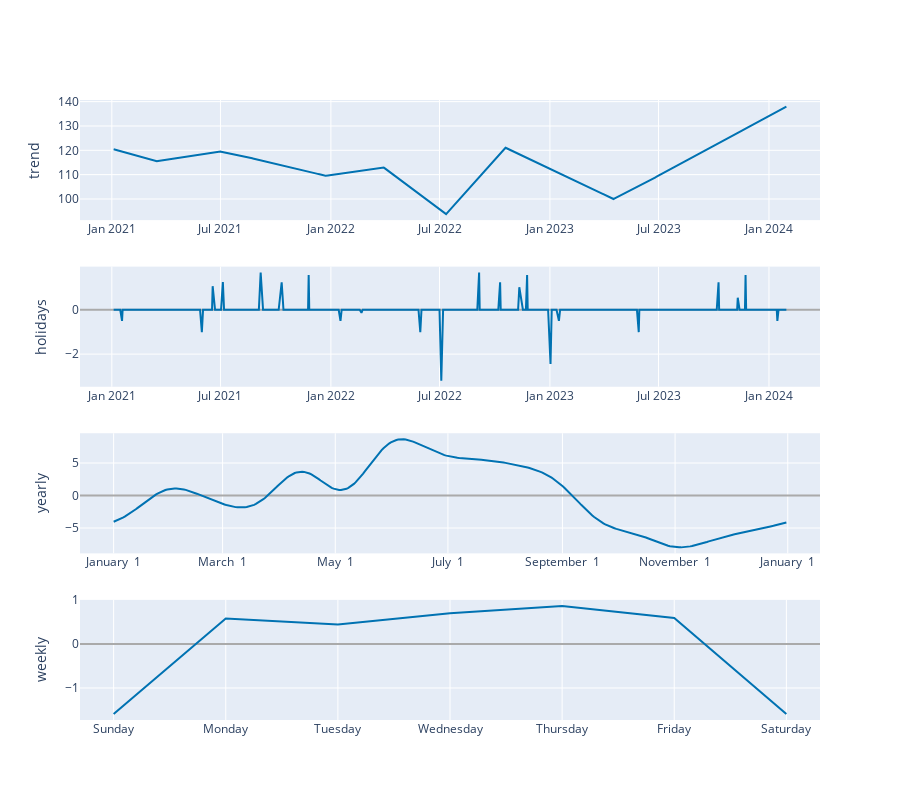

The notebook cell saved with this chart:
### Code cell
plot_components_plotly(m, forecast)

### Figure 1 — Plotly figure (JSON) as saved in the notebook; plotly's stock layout.template omitted (floating-point values rounded to 4 significant figures; data arrays with more than 128 entries replaced by an {"elided": "..."} marker saying what was removed)
{"data": [{"line": {"color": "#0072B2", "width": 2}, "mode": "lines", "name": "trend", "type": "scatter", "x": {"elided": "622 str values"}, "xaxis": "x", "y": {"elided": "622 float values"}, "yaxis": "y"}, {"line": {"color": "rgba(0, 114, 178, 0.2)", "width": 0}, "mode": "lines", "name": "trend_upper", "type": "scatter", "x": {"elided": "622 str values"}, "xaxis": "x", "y": {"elided": "622 float values"}, "yaxis": "y"}, {"fill": "tonexty", "fillcolor": "rgba(0, 114, 178, 0.2)", "line": {"color": "rgba(0, 114, 178, 0.2)", "width": 0}, "mode": "lines", "name": "trend_lower", "type": "scatter", "x": {"elided": "622 str values"}, "xaxis": "x", "y": {"elided": "622 float values"}, "yaxis": "y"}, {"line": {"color": "#0072B2", "width": 2}, "mode": "lines", "name": "holidays", "text": {"elided": "622 str values"}, "type": "scatter", "x": {"elided": "622 str values"}, "xaxis": "x2", "y": {"elided": "622 float values"}, "yaxis": "y2"}, {"line": {"color": "#0072B2", "width": 2}, "mode": "lines", "name": "yearly", "type": "scatter", "x": {"elided": "365 str values"}, "xaxis": "x3", "y": {"elided": "365 float values"}, "yaxis": "y3"}, {"line": {"color": "#0072B2", "width": 2}, "mode": "lines", "name": "weekly", "type": "scatter", "x": ["2017-01-01T00:00:00", "2017-01-02T00:00:00", "2017-01-03T00:00:00", "2017-01-04T00:00:00", "2017-01-05T00:00:00", "2017-01-06T00:00:00", "2017-01-07T00:00:00"], "xaxis": "x4", "y": [-1.59, 0.58, 0.4444, 0.7004, 0.8657, 0.5895, -1.59], "yaxis": "y4"}], "layout": {"height": 800, "showlegend": false, "width": 900, "xaxis": {"anchor": "y", "domain": [0, 1], "range": ["2020-11-08T22:48:00", "2024-03-26T01:12:00"], "type": "date"}, "xaxis2": {"anchor": "y2", "domain": [0, 1], "range": ["2020-11-08T22:48:00", "2024-03-26T01:12:00"], "type": "date"}, "xaxis3": {"anchor": "y3", "domain": [0, 1], "range": ["2016-12-13T18:54:02.958904115", "2018-01-18T11:04:57.863013581"], "tickformat": "%B %e", "type": "date"}, "xaxis4": {"anchor": "y4", "domain": [0, 1], "range": ["2016-12-31T16:48:00", "2017-01-07T07:12:00"], "tickformat": "%A", "type": "date"}, "yaxis": {"anchor": "x", "domain": [0.8063, 1], "rangemode": "normal", "title": {"text": "trend"}, "zerolinecolor": "#AAA"}, "yaxis2": {"anchor": "x2", "domain": [0.5375, 0.7312], "rangemode": "tozero", "title": {"text": "holidays"}, "zerolinecolor": "#AAA"}, "yaxis3": {"anchor": "x3", "domain": [0.2687, 0.4625], "title": {"text": "yearly"}, "zerolinecolor": "#AAA"}, "yaxis4": {"anchor": "x4", "domain": [0, 0.1938], "title": {"text": "weekly"}, "zerolinecolor": "#AAA"}}}
